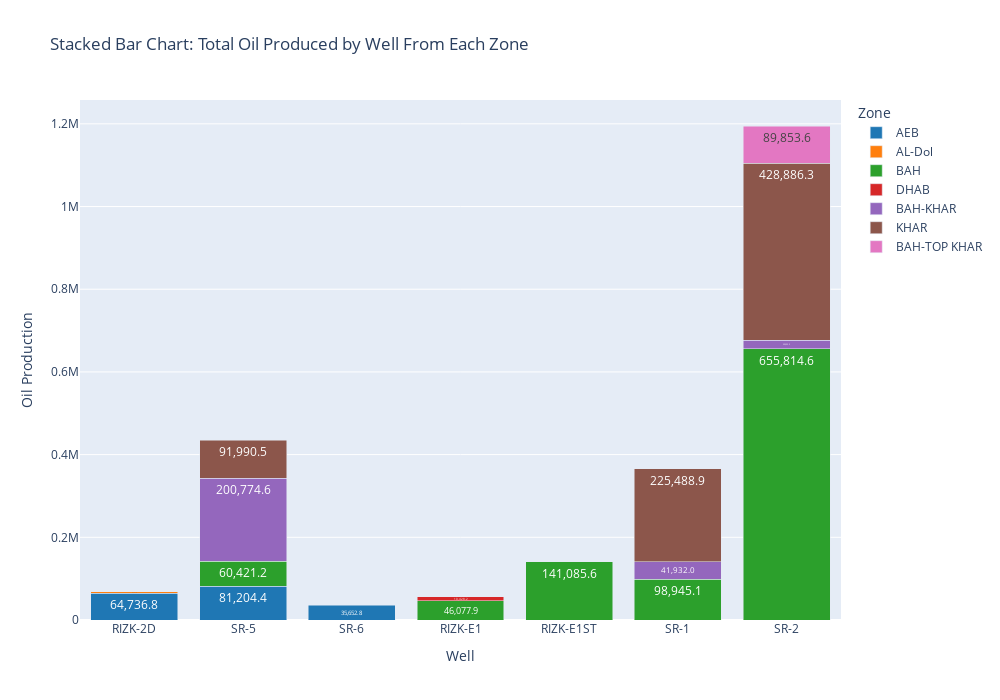

Here is the notebook cell this chart was saved with:
### Code cell
# Group by 'Well' and 'zone' and sum the 'ALLOCATED_OIL'
df_agg = df.groupby(['Well', 'zone'])['ALLOCATED_OIL'].sum().reset_index()

# Create the stacked bar chart with labels
fig = px.bar(df_agg, 
             x='Well', 
             y='ALLOCATED_OIL', 
             color='zone',
             title='Stacked Bar Chart: Total Oil Produced by Well From Each Zone',
             labels={'ALLOCATED_OIL': 'Oil Production', 'Well': 'Well Name', 'zone': 'Zone'},
             color_discrete_sequence=px.colors.qualitative.D3)
             
fig.update_traces(texttemplate='%{y:,.1f}', textposition='inside')


# Update the layout for better readability
fig.update_layout(
    xaxis_title='Well',
    yaxis_title='Oil Production',
    legend_title='Zone',
    barmode='stack',
    width=1000,
    height=700
)

# Show the chart
fig.show()

### Figure 1 — Plotly figure (JSON) as saved in the notebook; plotly's stock layout.template omitted (floating-point values rounded to 4 significant figures)
{"data": [{"alignmentgroup": "True", "hovertemplate": "Zone=AEB<br>Well Name=%{x}<br>Oil Production=%{y}<extra></extra>", "legendgroup": "AEB", "marker": {"color": "#1F77B4", "pattern": {"shape": ""}}, "name": "AEB", "offsetgroup": "AEB", "orientation": "v", "showlegend": true, "textposition": "inside", "texttemplate": "%{y:,.1f}", "type": "bar", "x": ["RIZK-2D", "SR-5", "SR-6"], "xaxis": "x", "y": [64740.0, 81200.0, 35650.0], "yaxis": "y"}, {"alignmentgroup": "True", "hovertemplate": "Zone=AL-Dol<br>Well Name=%{x}<br>Oil Production=%{y}<extra></extra>", "legendgroup": "AL-Dol", "marker": {"color": "#FF7F0E", "pattern": {"shape": ""}}, "name": "AL-Dol", "offsetgroup": "AL-Dol", "orientation": "v", "showlegend": true, "textposition": "inside", "texttemplate": "%{y:,.1f}", "type": "bar", "x": ["RIZK-2D"], "xaxis": "x", "y": [3162.0], "yaxis": "y"}, {"alignmentgroup": "True", "hovertemplate": "Zone=BAH<br>Well Name=%{x}<br>Oil Production=%{y}<extra></extra>", "legendgroup": "BAH", "marker": {"color": "#2CA02C", "pattern": {"shape": ""}}, "name": "BAH", "offsetgroup": "BAH", "orientation": "v", "showlegend": true, "textposition": "inside", "texttemplate": "%{y:,.1f}", "type": "bar", "x": ["RIZK-2D", "RIZK-E1", "RIZK-E1ST", "SR-1", "SR-2", "SR-5"], "xaxis": "x", "y": [210.1, 46080.0, 141100.0, 98950.0, 655800.0, 60420.0], "yaxis": "y"}, {"alignmentgroup": "True", "hovertemplate": "Zone=DHAB<br>Well Name=%{x}<br>Oil Production=%{y}<extra></extra>", "legendgroup": "DHAB", "marker": {"color": "#D62728", "pattern": {"shape": ""}}, "name": "DHAB", "offsetgroup": "DHAB", "orientation": "v", "showlegend": true, "textposition": "inside", "texttemplate": "%{y:,.1f}", "type": "bar", "x": ["RIZK-E1"], "xaxis": "x", "y": [10430.0], "yaxis": "y"}, {"alignmentgroup": "True", "hovertemplate": "Zone=BAH-KHAR<br>Well Name=%{x}<br>Oil Production=%{y}<extra></extra>", "legendgroup": "BAH-KHAR", "marker": {"color": "#9467BD", "pattern": {"shape": ""}}, "name": "BAH-KHAR", "offsetgroup": "BAH-KHAR", "orientation": "v", "showlegend": true, "textposition": "inside", "texttemplate": "%{y:,.1f}", "type": "bar", "x": ["SR-1", "SR-2", "SR-5"], "xaxis": "x", "y": [41930.0, 20230.0, 200800.0], "yaxis": "y"}, {"alignmentgroup": "True", "hovertemplate": "Zone=KHAR<br>Well Name=%{x}<br>Oil Production=%{y}<extra></extra>", "legendgroup": "KHAR", "marker": {"color": "#8C564B", "pattern": {"shape": ""}}, "name": "KHAR", "offsetgroup": "KHAR", "orientation": "v", "showlegend": true, "textposition": "inside", "texttemplate": "%{y:,.1f}", "type": "bar", "x": ["SR-1", "SR-2", "SR-5"], "xaxis": "x", "y": [225500.0, 428900.0, 91990.0], "yaxis": "y"}, {"alignmentgroup": "True", "hovertemplate": "Zone=BAH-TOP KHAR<br>Well Name=%{x}<br>Oil Production=%{y}<extra></extra>", "legendgroup": "BAH-TOP KHAR", "marker": {"color": "#E377C2", "pattern": {"shape": ""}}, "name": "BAH-TOP KHAR", "offsetgroup": "BAH-TOP KHAR", "orientation": "v", "showlegend": true, "textposition": "inside", "texttemplate": "%{y:,.1f}", "type": "bar", "x": ["SR-2"], "xaxis": "x", "y": [89850.0], "yaxis": "y"}], "layout": {"barmode": "stack", "height": 700, "legend": {"title": {"text": "Zone"}, "tracegroupgap": 0}, "title": {"text": "Stacked Bar Chart: Total Oil Produced by Well From Each Zone"}, "width": 1000, "xaxis": {"anchor": "y", "domain": [0, 1], "title": {"text": "Well"}}, "yaxis": {"anchor": "x", "domain": [0, 1], "title": {"text": "Oil Production"}}}}
